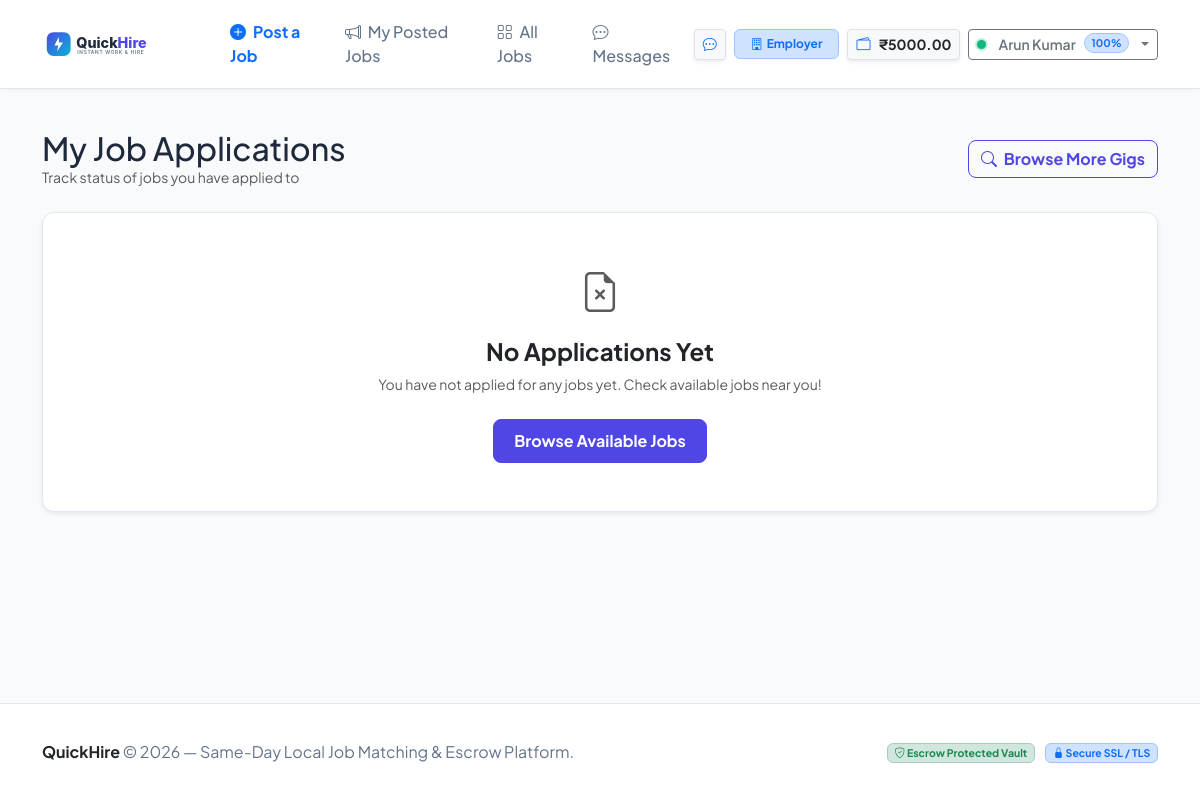
The app's page /applications (signed in) with its own data.
### tables this page shows
CREATE TABLE users (
    id INTEGER PRIMARY KEY AUTOINCREMENT,
    name TEXT NOT NULL,
    email TEXT UNIQUE NOT NULL,
    password TEXT NOT NULL,
    skills TEXT DEFAULT '',
    location TEXT DEFAULT '',
    phone TEXT DEFAULT '+91 98765 43210',
    role TEXT DEFAULT 'worker',
    wallet_balance REAL DEFAULT 5000.0,
    secured_balance REAL DEFAULT 0.0,
    rating REAL DEFAULT NULL,
    reliability_score INTEGER DEFAULT 100,
    completed_jobs INTEGER DEFAULT 0,
    late_arrivals INTEGER DEFAULT 0,
    no_shows INTEGER DEFAULT 0,
    is_online INTEGER DEFAULT 0,
    created_at TIMESTAMP DEFAULT CURRENT_TIMESTAMP
);

### backend/routes/application_routes.py (the view)
@application_bp.route('/applications')
@login_required
def applications():
    user = get_current_user()
    if not user:
        return redirect(url_for('auth_routes.login'))
    user_applications = ApplicationModel.get_by_worker(user['id'])
    return render_template('applications.html', applications=user_applications)

### backend/models.py (called while the page is built, shortened)
def get_db_path():
    return os.path.join(DATABASE_DIR, 'quickhire.db')

def get_db_connection():
    db_file = get_db_path()
    conn = sqlite3.connect(db_file)
    conn.row_factory = sqlite3.Row
    conn.execute("PRAGMA foreign_keys = ON;")
    return conn

@contextmanager
def db_cursor(commit=False):
    conn = get_db_connection()
    cursor = conn.cursor()
    try:
        yield cursor
        if commit:
            conn.commit()
    except Exception:
        conn.rollback()
        raise
    finally:
        conn.close()

    @staticmethod
    def get_by_id(user_id):
        with db_cursor() as cur:
            cur.execute("SELECT * FROM users WHERE id = ?", (user_id,))
            row = cur.fetchone()
            return dict(row) if row else None

    @staticmethod
    def get_by_worker(worker_id):
        query = """
            SELECT a.*, j.title as job_title, j.category as job_category, j.location as job_location,
                   j.job_date, j.start_time, j.end_time, j.payment as job_payment, j.urgent as job_urgent,
                   j.status as job_status, u.name as poster_name, u.phone as poster_phone,
                   (SELECT id FROM job_assignments WHERE job_id = j.id AND worker_id = a.worker_id) as assignment_id
            FROM applications a
            JOIN jobs j ON a.job_id = j.id
            JOIN users u ON j.poster_id = u.id
            WHERE a.worker_id = ?
            ORDER BY a.applied_at DESC
        """
        with db_cursor() as cur:
            cur.execute(query, (worker_id,))
            return [dict(row) for row in cur.fetchall()]

### backend/services/auth_service.py (called while the page is built)
def login_required(f):
    @wraps(f)
    def decorated_function(*args, **kwargs):
        if 'user_id' not in session:
            flash("Please log in to access this page.", "warning")
            return redirect(url_for('auth_routes.login', next=request.url))
        return f(*args, **kwargs)
    return decorated_function

def get_current_user():
    user_id = session.get('user_id')
    if not user_id:
        return None
    return UserModel.get_by_id(user_id)

### frontend/templates/applications.html (shortened to what this page needs)
{% extends "base.html" %}
{% block content %}
<div class="container py-4">
  <div class="d-flex justify-content-between align-items-center mb-4">
    <div>
      <h2 class="fw-extrabold m-0">My Job Applications</h2>
      <p class="text-muted small m-0">Track status of jobs you have applied to</p>
    </div>
    <a href="{{ url_for('job_routes.jobs') }}" class="btn btn-outline-primary fw-bold">
      <i class="bi bi-search me-1"></i> Browse More Gigs
    </a>
  </div>
  {% if applications %}
    <div class="card card-custom shadow-sm p-0">
      <div class="table-responsive">
        <table class="table table-hover align-middle m-0">
          <thead class="table-light">
            <tr>
              <th>Job &amp; Category</th>
              <th>Location &amp; Date</th>
              <th>Poster</th>
              <th>Payout</th>
              <th>Status</th>
              <th>Applied On</th>
              <th>Action</th>
            </tr>
          </thead>
          <tbody>
            {% for app in applications %}
            <tr>
              <td>
                <div class="fw-bold">
                  <a href="{{ url_for('job_routes.job_details', job_id=app.job_id) }}" class="text-dark text-decoration-none">
                    {{ app.job_title }}
                  </a>
                </div>
                <span class="badge bg-primary-subtle text-primary border border-primary-subtle small">{{ app.job_category }}</span>
                {% if app.job_urgent %}
                  <span class="badge bg-danger-subtle text-danger small">URGENT</span>
                {% endif %}
              </td>
              <td>
                <div><i class="bi bi-geo-alt me-1 text-danger"></i>{{ app.job_location }}</div>
                <div class="text-muted small">{{ app.job_date }} ({{ app.start_time }} - {{ app.end_time }})</div>
              </td>
              <td class="text-muted">{{ app.poster_name }}</td>
              <td class="fw-bold text-success">₹{{ "%.0f"|format(app.job_payment) }}</td>
              <td>
                {% if app.status == 'Selected' %}
                  <span class="badge bg-success px-3 py-2">Selected</span>
                {% elif app.status == 'Applied' %}
                  <span class="badge bg-secondary-subtle text-secondary border px-3 py-2">Applied</span>
                {% elif app.status == 'Rejected' %}
                  <span class="badge bg-danger-subtle text-danger border px-3 py-2">Rejected</span>
                {% elif app.status == 'Completed' %}
                  <span class="badge bg-primary px-3 py-2">Completed</span>
                {% elif app.status == 'No Show' %}
                  <span class="badge bg-danger px-3 py-2">No Show</span>
                {% endif %}
              </td>
              <td class="text-muted small">{{ app.applied_at }}</td>
              <td>
                {% if app.status == 'Selected' %}
                  <a href="{{ url_for('job_routes.job_details', job_id=app.job_id) }}" class="btn btn-sm btn-success fw-bold">
                    <i class="bi bi-play-circle me-1"></i> Work Panel
                  </a>
                {% else %}
                  <a href="{{ url_for('job_routes.job_details', job_id=app.job_id) }}" class="btn btn-sm btn-outline-primary">
                    Details
                  </a>
                {% endif %}
              </td>
            </tr>
            {% endfor %}
          </tbody>
        </table>
      </div>
    </div>
  {% else %}
    <div class="card card-custom p-5 text-center shadow-sm">
      <i class="bi bi-file-earmark-x fs-1 text-muted mb-3"></i>
      <h4 class="fw-bold">No Applications Yet</h4>
      <p class="text-muted small mb-4">You have not applied for any jobs yet. Check available jobs near you!</p>
      <div>
        <a href="{{ url_for('job_routes.jobs') }}" class="btn btn-primary fw-bold">Browse Available Jobs</a>
      </div>
    </div>
  {% endif %}
</div>
{% endblock %}

### frontend/templates/base.html (shortened to what this page needs)
<!DOCTYPE html>
<html lang="en">
<head>
  <link href="https://cdn.jsdelivr.net/npm/bootstrap@5.3.3/dist/css/bootstrap.min.css" rel="stylesheet">
  <link rel="stylesheet" href="https://cdn.jsdelivr.net/npm/bootstrap-icons@1.11.3/font/bootstrap-icons.min.css">
  <link rel="stylesheet" href="{{ url_for('static', filename='css/style.css') }}">
</head>
<body>
  <nav class="navbar navbar-expand-lg navbar-custom sticky-top">
    <div class="container">
      <a class="navbar-brand d-flex align-items-center gap-2" href="{{ url_for('main_routes.index') if not current_user else url_for('main_routes.dashboard') }}">
        <img src="{{ url_for('static', filename='images/logo.svg') }}" alt="QuickHire Logo" class="brand-logo">
      </a>
      <div class="collapse navbar-collapse" id="navbarContent">
        <ul class="navbar-nav me-auto mb-2 mb-lg-0 ms-lg-3">
          {% if not current_user %}
            <li class="nav-item">
              <a class="nav-link" href="{{ url_for('job_routes.jobs') }}">
                <i class="bi bi-search me-1"></i> Browse Jobs
              </a>
            </li>
          {% elif current_role == 'employer' %}
            <li class="nav-item">
              <a class="nav-link text-primary fw-bold" href="{{ url_for('job_routes.post_job') }}">
                <i class="bi bi-plus-circle-fill me-1"></i> Post a Job
              </a>
            </li>
            <li class="nav-item">
              <a class="nav-link" href="{{ url_for('job_routes.my_jobs', tab='posted') }}">
                <i class="bi bi-megaphone me-1"></i> My Posted Jobs
              </a>
            </li>
            <li class="nav-item">
              <a class="nav-link" href="{{ url_for('job_routes.jobs') }}">
                <i class="bi bi-grid me-1"></i> All Jobs
              </a>
            </li>
            <li class="nav-item">
              <a class="nav-link" href="{{ url_for('message_routes.inbox') }}">
                <i class="bi bi-chat-dots me-1"></i> Messages
              </a>
            </li>
          {% endif %}
        </ul>
        <div class="d-flex align-items-center gap-2">
          {% if current_user %}
            <a href="{{ url_for('message_routes.inbox') }}" class="btn btn-sm btn-light border shadow-sm text-decoration-none" title="Messages & Contacts">
              <i class="bi bi-chat-dots text-primary"></i>
            </a>
            <span class="badge {% if current_role == 'employer' %}bg-primary-subtle text-primary border border-primary-subtle{% else %}bg-success-subtle text-success border border-success-subtle{% endif %} d-none d-md-inline-flex align-items-center gap-1 py-2 px-3">
              <i class="bi {% if current_role == 'employer' %}bi-building{% else %}bi-person-workspace{% endif %}"></i>
              <span class="fw-bold">{{ 'Employer' if current_role == 'employer' else 'Worker' }}</span>
            </span>
            <a href="{{ url_for('wallet_routes.wallet') }}" class="btn btn-sm btn-light border d-flex align-items-center gap-2 shadow-sm text-decoration-none" title="Wallet Balance">
              <i class="bi bi-wallet2 text-primary"></i>
              <span class="fw-bold text-dark">₹{{ "%.2f"|format(current_user.wallet_balance) }}</span>
            </a>
            <div class="dropdown">
              <button class="btn btn-sm btn-outline-secondary dropdown-toggle d-flex align-items-center gap-2" type="button" data-bs-toggle="dropdown" aria-expanded="false">
                <span class="online-dot pulsing"></span>
                <span class="fw-semibold">{{ current_user.name }}</span>
                <span class="badge bg-primary-subtle text-primary border border-primary-subtle rounded-pill">
                  {{ current_user.reliability_score }}%
                </span>
              </button>
            </div>
          {% endif %}
        </div>
      </div>
    </div>
  </nav>
  <main class="flex-grow-1">
    {% block content %}{% endblock %}
  </main>
  <footer>
    <div class="container text-center">
      <div class="row align-items-center py-2">
        <div class="col-md-6 text-md-start mb-2 mb-md-0">
          <span class="fw-bold text-dark">QuickHire</span> &copy; 2026 — Same-Day Local Job Matching &amp; Escrow Platform.
        </div>
        <div class="col-md-6 text-md-end small">
          <span class="badge bg-success-subtle text-success border border-success-subtle me-2">
            <i class="bi bi-shield-check"></i> Escrow Protected Vault
          </span>
          <span class="badge bg-primary-subtle text-primary border border-primary-subtle">
            <i class="bi bi-lock-fill"></i> Secure SSL / TLS
          </span>
        </div>
      </div>
    </div>
  </footer>
</body>
</html>

### frontend/static/css/style.css (style rules this page uses)
:root { --primary: #4f46e5; --primary-hover: #4338ca; --primary-light: #eef2ff; --secondary: #06b6d4; --accent: #f59e0b; --dark: #0f172a; --text-main: #1e293b; --text-muted: #64748b; --bg-page: #f8fafc; --bg-card: #ffffff; --border-color: #e2e8f0; --success: #10b981; --danger: #ef4444; --warning: #f59e0b; --radius-sm: 8px; --radius-md: 12px; --radius-lg: 16px; --shadow-sm: 0 1px 3px rgba(0, 0, 0, 0.05); --shadow-md: 0 4px 6px -1px rgba(0, 0, 0, 0.07), 0 2px 4px -2px rgba(0, 0, 0, 0.05); --shadow-lg: 0 10px 15px -3px rgba(0, 0, 0, 0.08), 0 4px 6px -4px rgba(0, 0, 0, 0.04); }
body { font-family: 'Plus Jakarta Sans', -apple-system, BlinkMacSystemFont, 'Segoe UI', Roboto, sans-serif; background-color: var(--bg-page); color: var(--text-main); min-height: 100vh; display: flex; flex-direction: column; }
.navbar-custom { background-color: #ffffff; border-bottom: 1px solid var(--border-color); box-shadow: var(--shadow-sm); padding: 0.75rem 0; }
.brand-logo { height: 38px; }
.nav-link { font-weight: 500; color: var(--text-muted); transition: color 0.2s ease; padding: 0.5rem 0.85rem !important; border-radius: var(--radius-sm); }
.online-dot { display: inline-block; width: 9px; height: 9px; border-radius: 50%; background-color: var(--success); box-shadow: 0 0 0 2px rgba(16, 185, 129, 0.25); margin-right: 4px; }
.online-dot.pulsing { animation: pulse-dot 1.8s infinite; }
.btn-primary { background-color: var(--primary); border-color: var(--primary); font-weight: 600; border-radius: var(--radius-sm); padding: 0.55rem 1.25rem; transition: all 0.2s ease; }
.btn-outline-primary { color: var(--primary); border-color: var(--primary); font-weight: 600; border-radius: var(--radius-sm); }
.card-custom { background: var(--bg-card); border: 1px solid var(--border-color); border-radius: var(--radius-md); box-shadow: var(--shadow-sm); transition: transform 0.2s ease, box-shadow 0.2s ease; }
footer { margin-top: auto; background: #ffffff; border-top: 1px solid var(--border-color); padding: 1.75rem 0; color: var(--text-muted); }

### records on screen
users: role "Employer", wallet_balance "5000.00", name "Arun Kumar", reliability_score "100"
